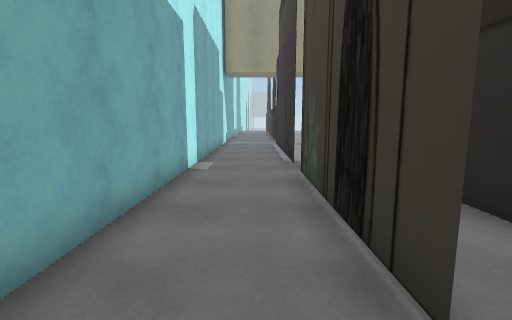
[1] (above)

16 first-person views from a walk through a scene from a Unity 3-D project. The camera is 1.4 m above the floor, tilts 8° down and sees 85° across. The floor is counted in squares, 1 m on a side. Each view is taken from the middle of a square. On the plan, view 1 faces up. The plan holds only what a view shows up to about 14 squares ahead; the rest is blank. The place goes on beyond the plan. The player character is not drawn. Some surface patterns are stand-ins.

[2]
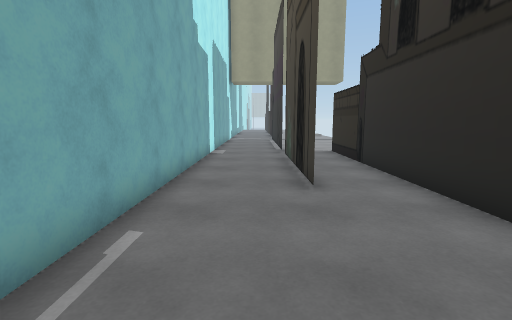

[3]
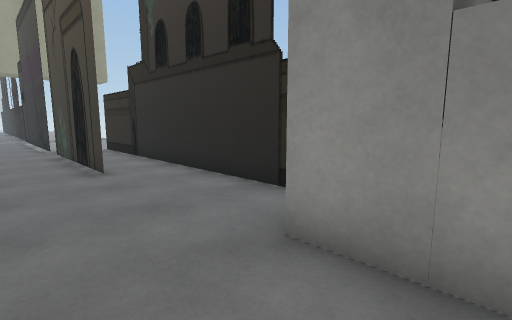

[4]
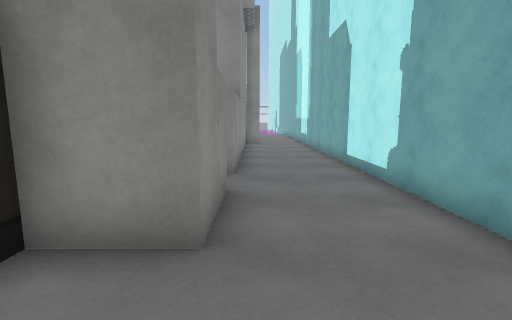

[5]
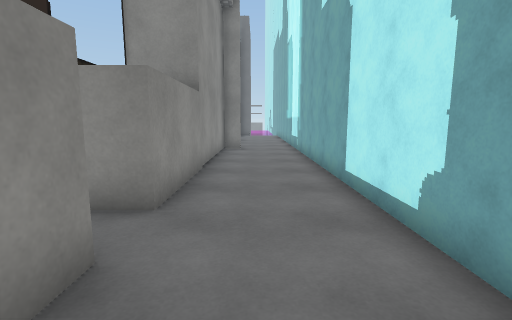

[6]
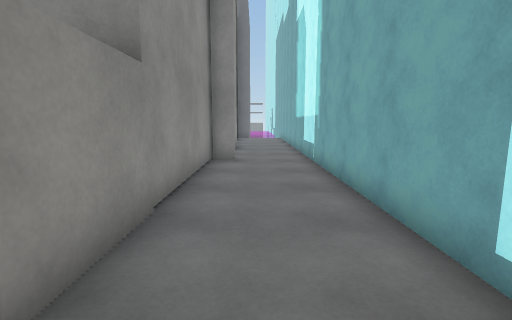

[7]
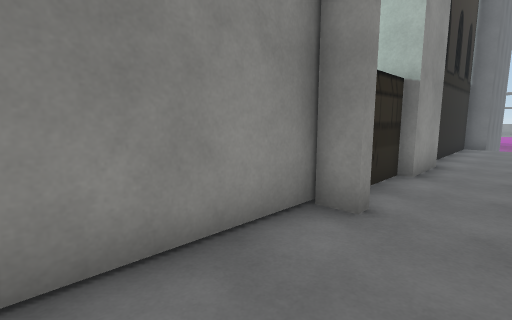

[8]
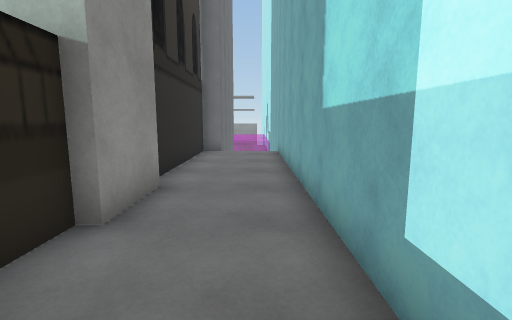

[9]
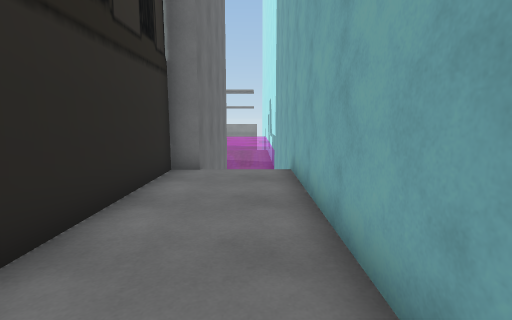

[10]
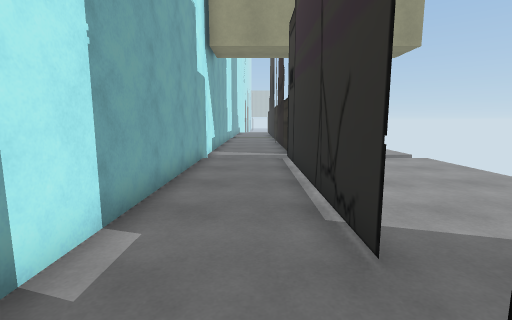

[11]
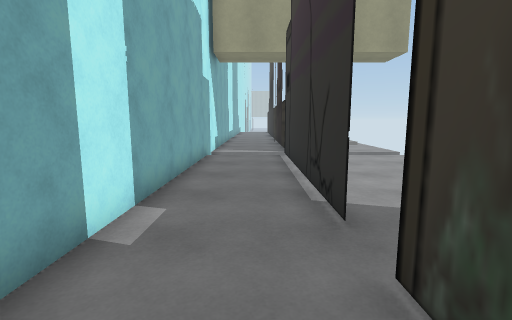

[12]
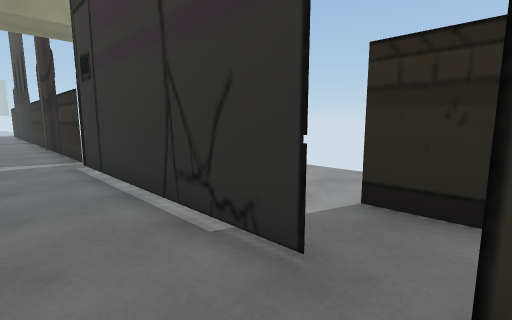

[13]
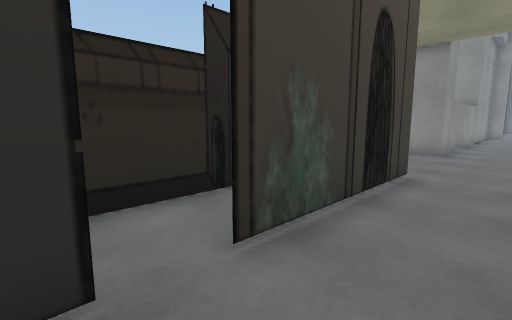

[14]
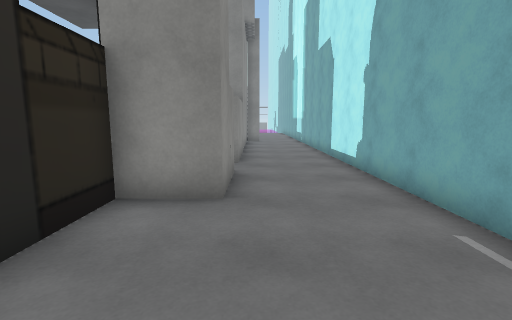

[15]
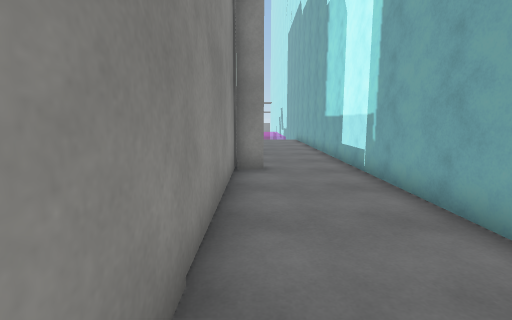

[16]
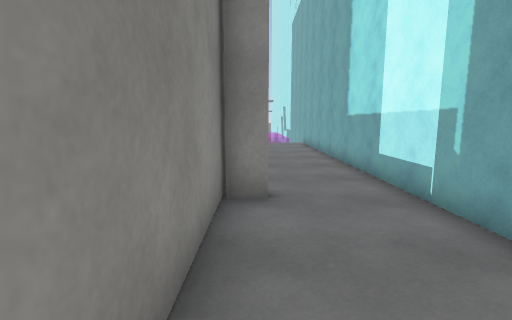

### Floor plan
Points are (right, up) in squares from view 1. A wall is a line through its corners. A room is listed if a view was taken in it or the views show most of it. See-through windows are left out.
Room 1 (views 1, 2, 3, 4, 5, 6, 7, 8, 9, 10, 11, 12, 13, 14, 15, 16)
walls: (1.6, -6.6) (1.6, -3.9) (3.5, -3.9) (3.5, 9.1); (1.2, 1.5) (1.2, 16.4); (0.8, -18.4) (0.8, -18) (1.6, -18); (1.6, -18.8) (1.6, -8.3) (2.6, -8.3); (1.2, -24) (1.2, -21.6) (1.4, -21.6) (1.4, -19.9); (1.4, 17.6) (1.4, 19.5); (-2, 19.5) (-2, -31.5); (0.6, -31) (1.4, -31) (1.4, -24.9)
ways out: opening at (2.5, 9.5)

Where each view was taken, in squares from view 1:
view 1: 0 up, 0 right, facing up
view 2: 4 down, 0 right, facing up
view 3: 6 down, 1 left, facing up-right
view 4: 1 down, 1 right, facing down
view 5: 4 down, 0 right, facing down
view 6: 8 down, 0 right, facing down
view 7: 14 down, 1 left, facing down-right
view 8: 18 down, 1 left, facing down
view 9: 23 down, 1 left, facing down
view 10: 6 up, 0 right, facing up
view 11: 5 up, 0 right, facing up
view 12: 7 up, 1 left, facing up-right
view 13: 9 up, 1 left, facing down-right
view 14: 1 up, 1 right, facing down
view 15: 10 down, 1 right, facing down
view 16: 13 down, 1 right, facing down
